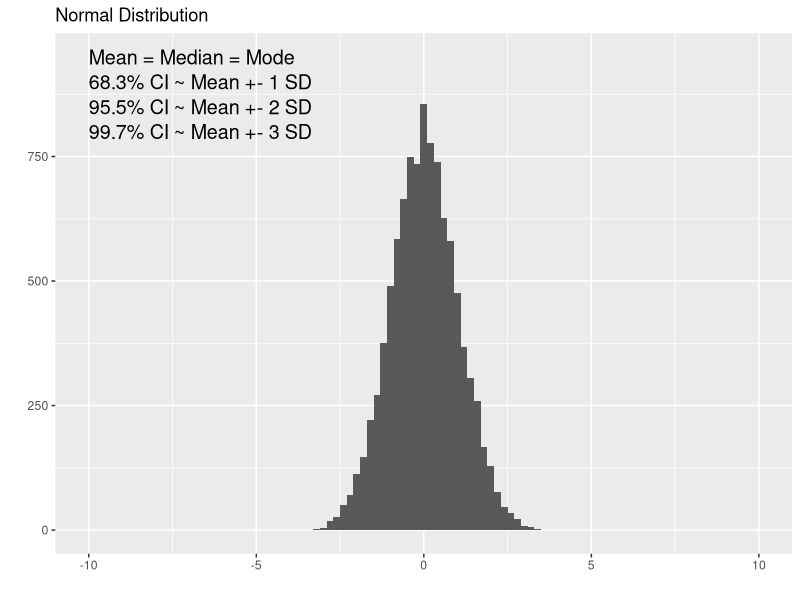
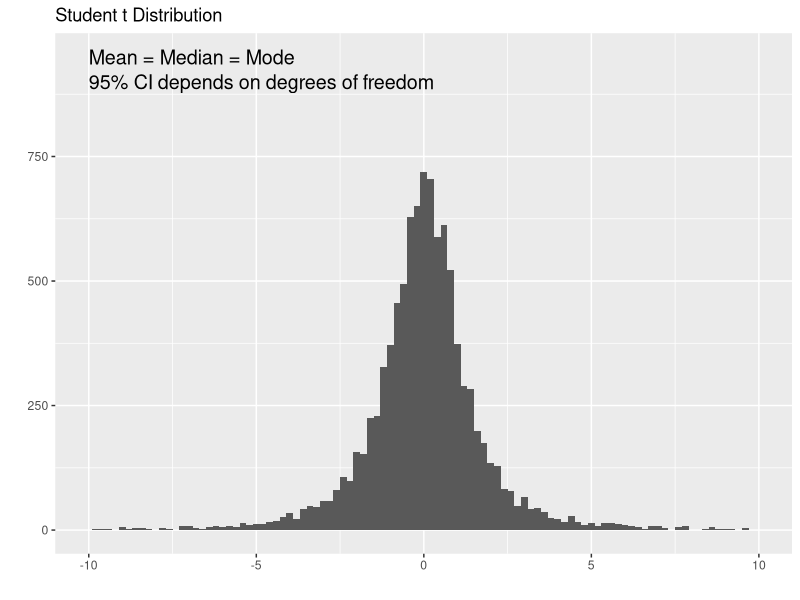
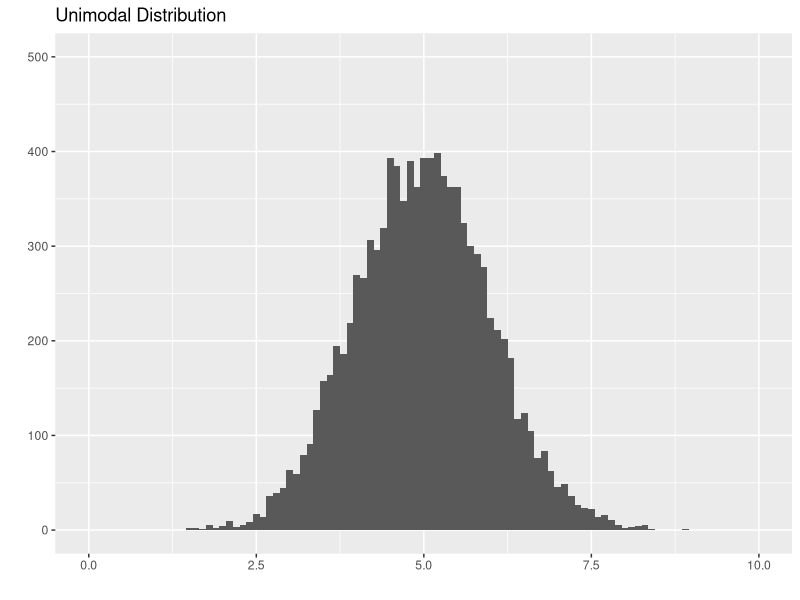
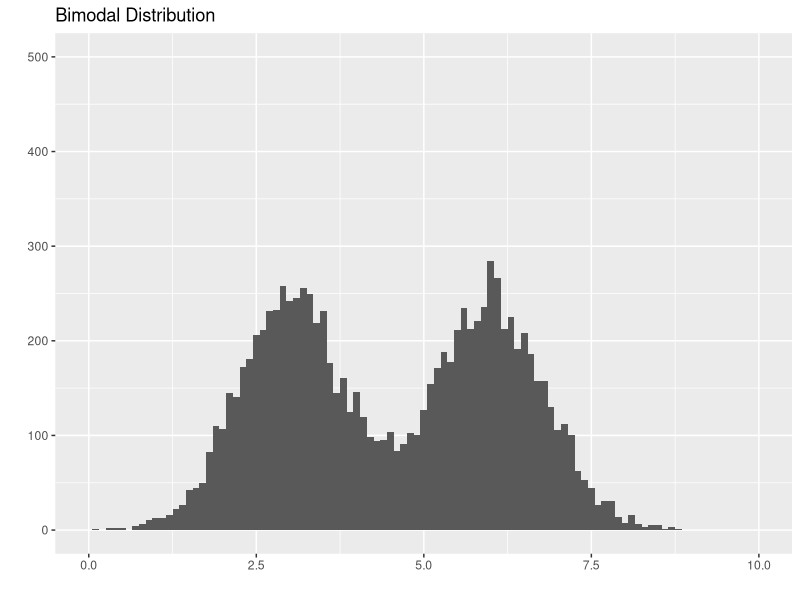
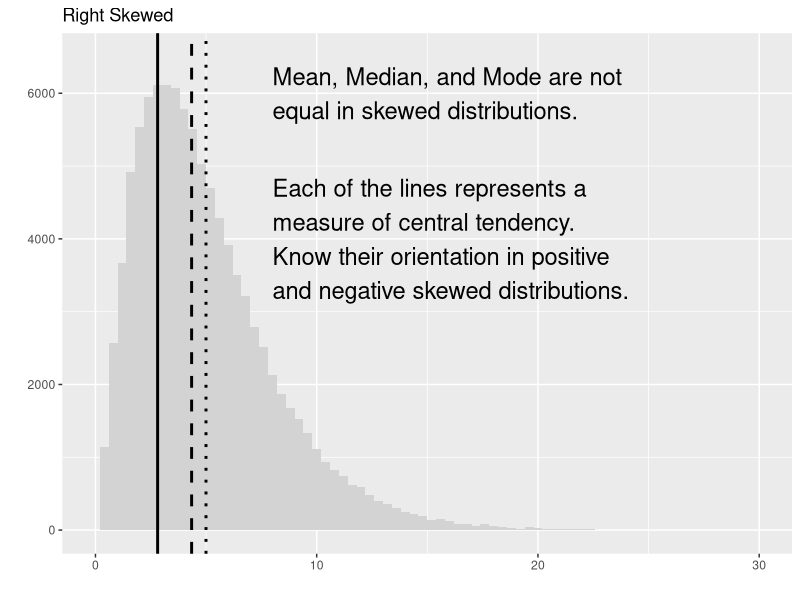
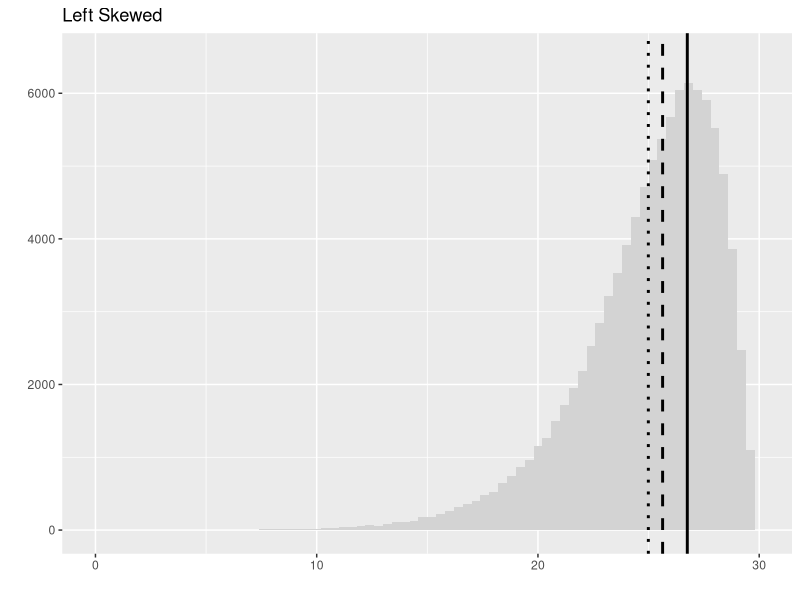
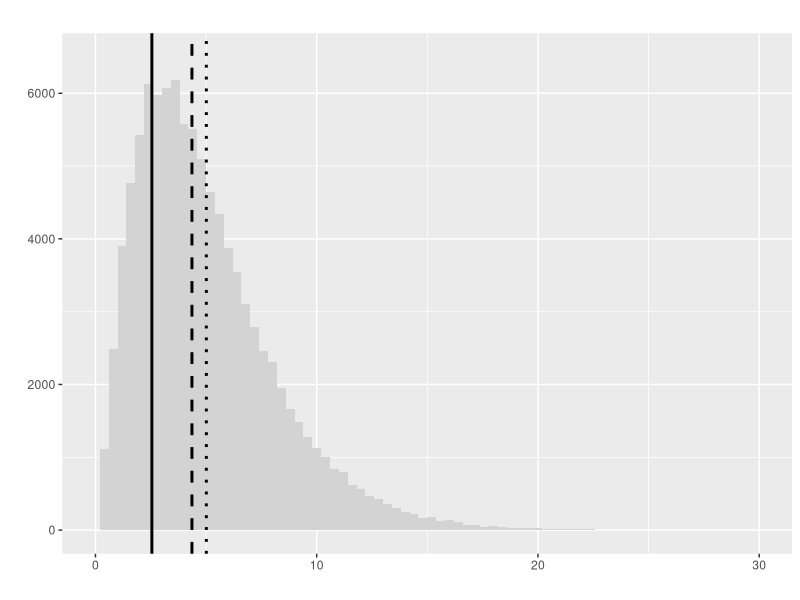
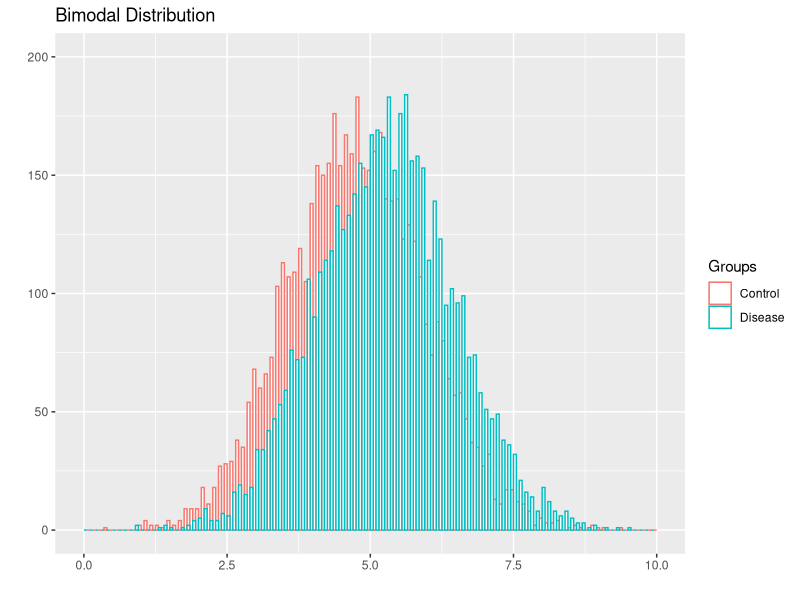

Recreate these plots in R, in order.
## ---- chunk 1
library(ggplot2)
library(cowplot)
norm <- rnorm(10000, sd = 1)
ggplot(data.frame(data = norm), aes(data)) + 
  geom_histogram(binwidth = 0.2) + 
  xlim(-10, 10) + 
  ylim(0, 950) +
  ggtitle("Normal Distribution") + 
  labs(x="", y="") +
  annotate("text", x = -10, y = 950, label = "Mean = Median = Mode", size=5, hjust = 0) +
  annotate("text", x = -10, y = 900, label = "68.3% CI ~ Mean +- 1 SD", size=5, hjust = 0) +
  annotate("text", x = -10, y = 850, label = "95.5% CI ~ Mean +- 2 SD", size=5, hjust = 0) +
  annotate("text", x = -10, y = 800, label = "99.7% CI ~ Mean +- 3 SD", size=5, hjust = 0)
## ---- chunk 2
library(ggplot2)
library(cowplot)
studentt <- rt(10000, df=2)
ggplot(data.frame(data = studentt), aes(data)) + 
  geom_histogram(binwidth = 0.2)  + 
  xlim(-10, 10) + 
  ylim(0, 950) +
  ggtitle("Student t Distribution") + 
  labs(x="", y="") +
  annotate("text", x = -10, y = 950, label = "Mean = Median = Mode", size=5, hjust = 0) +
  annotate("text", x = -10, y = 900, label = "95% CI depends on degrees of freedom", size=5, hjust = 0)
## ---- chunk 3
library(ggplot2)
library(cowplot)
norm <- rnorm(10000, mean = 5, sd = 1)
ggplot(data.frame(data = norm), aes(data)) + 
  geom_histogram(binwidth = 0.1) + 
  xlim(0, 10) + 
  ylim(0, 500) +
  ggtitle("Unimodal Distribution") + 
  labs(x="", y="")
## ---- chunk 4
library(ggplot2)
library(cowplot)
norm1 <- rnorm(5000, mean = 3, sd = 0.8)
norm2 <- rnorm(5000, mean = 6, sd = 0.8)
ggplot(data.frame(data = c(norm1, norm2)), aes(data)) + 
  geom_histogram(binwidth = 0.1) + 
  xlim(0, 10) + 
  ylim(0, 500) +
  ggtitle("Bimodal Distribution") + 
  labs(x="", y="")
## ---- chunk 5
library(ggplot2)
library(cowplot)
Mode <- function(x) {
  ux <- unique(x)
  ux[which.max(tabulate(match(x, ux)))]
}
r.skew <- rchisq(100000, df = 5)
ggplot(data.frame(data = r.skew), aes(data)) +
  geom_histogram(binwidth = 0.4, fill = 'lightgray') + 
  geom_vline(xintercept = mean(r.skew), linetype = 'dotted', lwd = 1) +
  geom_vline(xintercept = median(r.skew), linetype = "dashed", lwd = 1) +
  geom_vline(xintercept = Mode(round(r.skew, digits = 2)), linetype = "solid", lwd = 1) +
  xlim(0, 30) + 
  ylim(0, 6500) +
  ggtitle("Right Skewed") + 
  labs(x="", y="") +
  annotate("text", x = 8, y = 6000, label = "Mean, Median, and Mode are not\nequal in skewed distributions.", size = 6, hjust = 0) +
  annotate("text", x = 8, y = 4000, label = "Each of the lines represents a\nmeasure of central tendency.\nKnow their orientation in positive\nand negative skewed distributions.", size = 6, hjust = 0)
## ---- chunk 6
library(ggplot2)
library(cowplot)
Mode <- function(x) {
  ux <- unique(x)
  ux[which.max(tabulate(match(x, ux)))]
}
l.skew <- 30 - rchisq(100000, df = 5)
ggplot(data.frame(data = l.skew), aes(data)) + 
  geom_histogram(binwidth = 0.4, fill = 'lightgray') + 
  geom_vline(xintercept = mean(l.skew), linetype = 'dotted', lwd = 1) +
  geom_vline(xintercept = median(l.skew), linetype = "dashed", lwd = 1) +
  geom_vline(xintercept = Mode(round(l.skew, digits = 2)), linetype = "solid", lwd = 1) +
  xlim(0, 30) + 
  ylim(0, 6500) +
  ggtitle("Left Skewed") + 
  labs(x="", y="")
## ---- chunk 7
library(ggplot2)
library(cowplot)
Mode <- function(x) {
  ux <- unique(x)
  ux[which.max(tabulate(match(x, ux)))]
}
r.skew <- rchisq(100000, df = 5)
ggplot(data.frame(data = r.skew), aes(data)) +
  geom_histogram(binwidth = 0.4, fill = 'lightgray') + 
  geom_vline(xintercept = mean(r.skew), linetype = 'dotted', lwd = 1) +
  geom_vline(xintercept = median(r.skew), linetype = "dashed", lwd = 1) +
  geom_vline(xintercept = Mode(round(r.skew, digits = 2)), linetype = "solid", lwd = 1) +
  xlim(0, 30) + 
  ylim(0, 6500) +
  ggtitle("") + 
  labs(x="", y="")
## ---- chunk 8
library(ggplot2)
library(cowplot)
norm1 <- rnorm(5000, mean = 4.75, sd = 1.2)
norm2 <- rnorm(5000, mean = 5.25, sd = 1.2)
ggplot(data.frame(data = c(norm1, norm2), Groups = c(rep('Control', length(norm1)), rep('Disease', length(norm2)))), aes(data, color = Groups)) + 
  geom_histogram(binwidth = 0.1, fill = 'white', position="dodge") + 
  xlim(0, 10) + 
  ylim(0, 200) +
  ggtitle("Bimodal Distribution") + 
  labs(x="", y="")
## ---- chunk 9
  norm1 <- rnorm(5000, mean = 4.75, sd = 1.2)
  norm2 <- rnorm(5000, mean = 5.25, sd = 1.2)
  (t.test(norm1, norm2))$p.value
## ---- chunk 10
library(ggplot2)
library(cowplot)
pos <- ggplot(mtcars, aes(x=wt, y=hp)) + 
  geom_point() + 
  ggtitle("Positive Correlation") + 
  labs(x="Weight", y="Horse Power")
neg <- ggplot(mtcars, aes(x=wt, y=mpg)) + 
  geom_point() + 
  ggtitle("Negative Correlation") + 
  labs(x="Weight", y="Fuel Efficiency (mpg)")

plot_grid(pos, neg)
## ---- chunk 11
library(ggplot2)
library(cowplot)
pos <- ggplot(mtcars, aes(x=wt, y=hp)) + 
  geom_point() + 
  geom_smooth(method='lm',formula=y~x) +
  ggtitle("Positive Correlation") + 
  labs(x="Weight", y="Horse Power") +
  xlim(1.5, 5.5) +
  ylim(00, 310) +
  annotate("text", x = 1.6, y = 300, label = paste("r == ", round(cor(mtcars$wt, mtcars$hp), digits = 3), sep = ''), size=5, hjust = 0, parse = TRUE) +
  annotate("text", x = 1.6, y = 280, label = paste("r^2 == ", round(cor(mtcars$wt, mtcars$hp)^2, digits = 3), sep = ''), size=5, hjust = 0, parse = TRUE)
show(pos)
## ---- chunk 12
library(ggplot2)
library(cowplot)
pos <- ggplot(mtcars, aes(x=wt, y=hp)) + 
  geom_point() + 
  geom_smooth(method='lm',formula=y~x) +
  ggtitle("Narrower spread in y-axis") + 
  labs(x="Weight", y="Horse Power") +
  xlim(1.5, 5.5) +
  ylim(0, 310) +
  annotate("text", x = 1.6, y = 300, label = paste("r == ", round(cor(mtcars$wt, mtcars$hp), digits = 3), sep = ''), size=5, hjust = 0, parse = TRUE) +
  annotate("text", x = 1.6, y = 280, label = paste("r^2 == ", round(cor(mtcars$wt, mtcars$hp)^2, digits = 3), sep = ''), size=5, hjust = 0, parse = TRUE)
show(pos)
## ---- chunk 13
library(ggplot2)
library(cowplot)
fit <- lm(hp~wt, data=mtcars)
predicted.y <- predict(fit)
new.y <- mtcars$hp
new.y[new.y - predicted.y > 0] <- new.y + 30
new.y[new.y - predicted.y < 0] <- new.y - 30
newdata <- data.frame(wt=mtcars$wt, hp=new.y)
pos <- ggplot(newdata, aes(x=wt, y=hp)) + 
  geom_point() + 
  geom_smooth(method='lm',formula=y~x) +
  ggtitle("Wider Spread in y-axis") + 
  labs(x="Weight", y="Horse Power") +
  xlim(1.5, 5.5) +
  ylim(0, 310) +
  annotate("text", x = 1.6, y = 300, label = paste("r == ", round(cor(newdata$wt, newdata$hp), digits = 3), sep = ''), size=5, hjust = 0, parse = TRUE) +
  annotate("text", x = 1.6, y = 280, label = paste("r^2 == ", round(cor(newdata$wt, newdata$hp)^2, digits = 3), sep = ''), size=5, hjust = 0, parse = TRUE)
show(pos)
## ---- chunk 14
library(ggplot2)
library(cowplot)
norm1 <- rnorm(5000, mean = 4.25, sd = 1.5)
norm2 <- rnorm(5000, mean = 7.75, sd = 1.5)
ggplot(data.frame(data = c(norm1, norm2), Groups = c(rep('No Disease', length(norm1)), rep('Disease', length(norm2)))), aes(data, fill = Groups)) + 
  geom_density(alpha=0.2) + 
  geom_vline(xintercept = 6, linetype = 'solid', lwd = 1) +
  scale_fill_manual(values = c("No Disease" = "blue", "Disease" = "red")) +
  labs(x="Cancer Biomarker", y="Fraction of Patients") +
  annotate("text", x = 1.5, y = 0.02, label = "True\nNegative", size=5, hjust = 0) +
  annotate("text", x = 4.6, y = 0.02, label = "False\nNegative", size=5, hjust = 0) +
  annotate("text", x = 6.35, y = 0.02, label = "False\nPositive", size=5, hjust = 0) +
  annotate("text", x = 9.2, y = 0.02, label = "True\nPositive", size=5, hjust = 0)
## ---- chunk 15
library(ggplot2)
library(cowplot)
norm1 <- rnorm(5000, mean = 4.25, sd = 1.5)
norm2 <- rnorm(5000, mean = 7.75, sd = 1.5)
ggplot(data.frame(data = c(norm1, norm2), Groups = c(rep('No Disease', length(norm1)), rep('Disease', length(norm2)))), aes(data, fill = Groups)) + 
  geom_density(alpha=0.2) + 
  geom_vline(xintercept = 6, linetype = 'solid', lwd = 1) +
  scale_fill_manual(values = c("No Disease" = "white", "Disease" = "red")) +
  labs(x="Cancer Biomarker", y="Fraction of Patients") +
  annotate("text", x = 1.5, y = 0.02, label = "True\nNegative", size=5, hjust = 0, color = '#dddddd') +
  annotate("text", x = 4.6, y = 0.02, label = "False\nNegative", size=5, hjust = 0) +
  annotate("text", x = 6.35, y = 0.02, label = "False\nPositive", size=5, hjust = 0, color = '#dddddd') +
  annotate("text", x = 9.2, y = 0.02, label = "True\nPositive", size=5, hjust = 0)
## ---- chunk 16
library(ggplot2)
library(cowplot)
norm1 <- rnorm(5000, mean = 4.25, sd = 1.5)
norm2 <- rnorm(5000, mean = 7.75, sd = 1.5)
ggplot(data.frame(data = c(norm1, norm2), Groups = c(rep('No Disease', length(norm1)), rep('Disease', length(norm2)))), aes(data, fill = Groups)) + 
  geom_density(alpha=0.2) + 
  geom_vline(xintercept = 6, linetype = 'solid', lwd = 1) +
  scale_fill_manual(values = c("No Disease" = "blue", "Disease" = "white")) +
  labs(x="Cancer Biomarker", y="Fraction of Patients") +
  annotate("text", x = 1.5, y = 0.02, label = "True\nNegative", size=5, hjust = 0) +
  annotate("text", x = 4.6, y = 0.02, label = "False\nNegative", size=5, hjust = 0, color = '#dddddd') +
  annotate("text", x = 6.35, y = 0.02, label = "False\nPositive", size=5, hjust = 0) +
  annotate("text", x = 9.2, y = 0.02, label = "True\nPositive", size=5, hjust = 0, color = '#dddddd')
## ---- chunk 17
library(ggplot2)
library(cowplot)
n = 1000
prevalence <- seq(0, 1, by = 0.001)
sensitivity <- 0.9
specificity <- 0.9
TP <- n * prevalence
TN <- n - TP
FP <- n * (1 - specificity)
FN <- n * prevalence * (1 - sensitivity)
PPV <- TP / (TP + FP)
data <- data.frame(x = prevalence, y = PPV)
ggplot(data, aes(x = x, y = y)) + 
  geom_line() +
  ylim(0, 1) + 
  labs(x="Prevalence", y="Positive Predictive Value")
## ---- chunk 18
library(ggplot2)
library(cowplot)
n = 1000
prevalence <- seq(0, 1, by = 0.001)
sensitivity <- 0.5
specificity <- 0.9
TP <- n * prevalence
TN <- n - TP
FP <- n * (1 - specificity)
FN <- n * prevalence * (1 - sensitivity)
PPV <- TP / (TP + FP)
data <- data.frame(x = prevalence, y = PPV)
ggplot(data, aes(x = x, y = y)) + 
  geom_line() +
  ylim(0, 1) + 
  labs(x="Prevalence", y="Positive Predictive Value") +
  annotate('text', x = 0.5, y = 0.5, label = "50% Sensitive and 90% Specific", size = 5)
## ---- chunk 19
library(ggplot2)
library(cowplot)
n = 1000
prevalence <- seq(0, 1, by = 0.001)
sensitivity <- 0.9
specificity <- 0.5
TP <- n * prevalence
TN <- n - TP
FP <- n * (1 - specificity)
FN <- n * prevalence * (1 - sensitivity)
PPV <- TP / (TP + FP)
data <- data.frame(x = prevalence, y = PPV)
ggplot(data, aes(x = x, y = y)) + 
  geom_line() +
  ylim(0, 1) + 
  labs(x="Prevalence", y="Positive Predictive Value") +
  annotate('text', x = 0.5, y = 0.7, label = "90% Sensitive and 50% Specific", size = 5)
## ---- chunk 20
library(ggplot2)
library(cowplot)
norm1 <- rnorm(318900, mean = 5, sd = 1.5)
norm2 <- rnorm(1200, mean = 10, sd = 1.5)
ggplot(data.frame(data = c(norm1, norm2), Groups = c(rep('No Disease', length(norm1)), rep('Disease', length(norm2)))), aes(x=data, fill=Groups)) + 
  geom_histogram(alpha = 0.2, position="identity", binwidth = 0.1) + 
  geom_vline(xintercept = 9, linetype = 'solid', lwd = 1) +
  scale_fill_manual(values = c("No Disease" = "blue", "Disease" = "red")) +
  labs(x="HIV Test", y="Number of Patients")
## ---- chunk 21
library(ggplot2)
library(cowplot)
norm1 <- rnorm(5000, mean = 4.25, sd = 1.5)
norm2 <- rnorm(5000, mean = 7.75, sd = 1.5)
ggplot(data.frame(data = c(norm1, norm2), Groups = c(rep('No Disease', length(norm1)), rep('Disease', length(norm2)))), aes(data, fill = Groups)) + 
  geom_density(alpha=0.2) + 
  geom_vline(xintercept = 5, linetype = 'solid', lwd = 1) +
  geom_vline(xintercept = 7, linetype = 'dotted', lwd = 1) +
  scale_fill_manual(values = c("No Disease" = "blue", "Disease" = "red")) +
  labs(x="Cancer Biomarker", y="Fraction of Patients")
## ---- chunk 22

dat <- data.frame(Groups = c('Control', 'Treatment'), Risk = c(0.6, 0.34))
ggplot(data=dat, aes(x=Groups, y=Risk)) +
  geom_bar(colour="black", stat="identity") +
  ylim(0,1) + 
  annotate("segment", x = 2, xend = 2, y = 0.34, yend = 0.6, colour = "red", size = 1.5) +
  annotate("text", x = 1.95, y = 0.47, colour = "red", size = 4, label = "Risk Difference", angle = 90)
